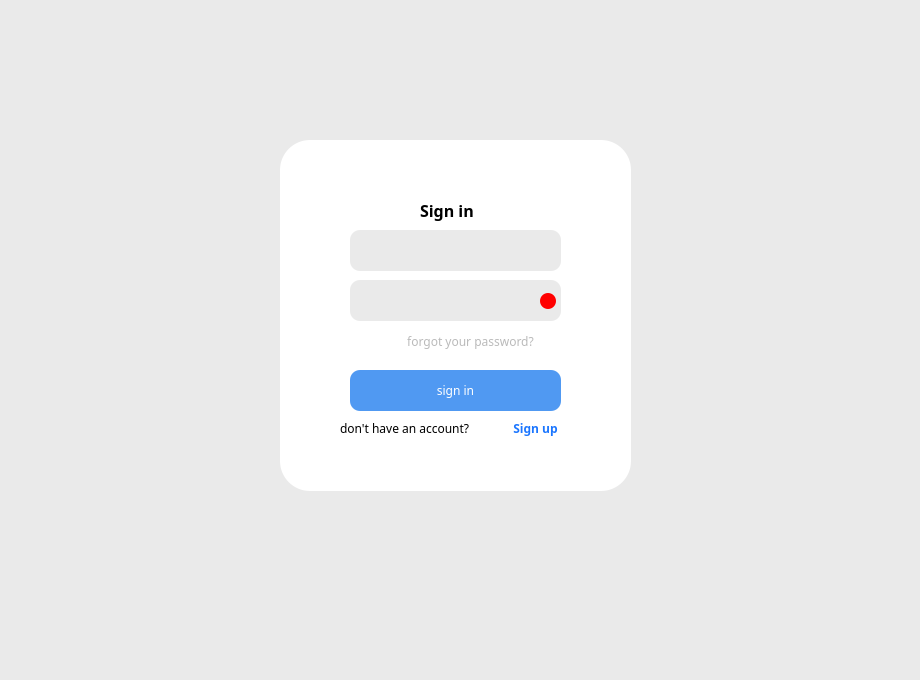
<?xml version="1.0" encoding="UTF-8"?>
<ui version="4.0">
 <class>Dialog</class>
 <widget class="QDialog" name="Dialog">
  <property name="geometry">
   <rect>
    <x>0</x>
    <y>0</y>
    <width>920</width>
    <height>680</height>
   </rect>
  </property>
  <property name="font">
   <font>
    <italic>true</italic>
   </font>
  </property>
  <property name="windowTitle">
   <string>Dialog</string>
  </property>
  <property name="styleSheet">
   <string notr="true">background-color: #EAEAEA;</string>
  </property>
  <widget class="QFrame" name="frame">
   <property name="geometry">
    <rect>
     <x>280</x>
     <y>140</y>
     <width>351</width>
     <height>351</height>
    </rect>
   </property>
   <property name="styleSheet">
    <string notr="true">border-radius: 30px;
background-color: #FFFFFF</string>
   </property>
   <property name="frameShape">
    <enum>QFrame::StyledPanel</enum>
   </property>
   <property name="frameShadow">
    <enum>QFrame::Raised</enum>
   </property>
   <widget class="QLineEdit" name="email">
    <property name="geometry">
     <rect>
      <x>70</x>
      <y>90</y>
      <width>211</width>
      <height>41</height>
     </rect>
    </property>
    <property name="styleSheet">
     <string notr="true">border-radius: 10px;background-color: #EAEAEA;</string>
    </property>
   </widget>
   <widget class="QPushButton" name="logup">
    <property name="geometry">
     <rect>
      <x>210</x>
      <y>280</y>
      <width>91</width>
      <height>16</height>
     </rect>
    </property>
    <property name="font">
     <font>
      <family>Montserrat</family>
      <weight>75</weight>
      <bold>true</bold>
     </font>
    </property>
    <property name="styleSheet">
     <string notr="true">color: #1B76FF</string>
    </property>
    <property name="text">
     <string>Sign up</string>
    </property>
   </widget>
   <widget class="QPushButton" name="login">
    <property name="geometry">
     <rect>
      <x>70</x>
      <y>230</y>
      <width>211</width>
      <height>41</height>
     </rect>
    </property>
    <property name="font">
     <font>
      <family>Montserrat</family>
      <weight>50</weight>
      <bold>false</bold>
     </font>
    </property>
    <property name="toolTipDuration">
     <number>-1</number>
    </property>
    <property name="styleSheet">
     <string notr="true">border-radius: 10px;background-color: #5099F2;color : #FFFFFF</string>
    </property>
    <property name="text">
     <string>sign in</string>
    </property>
   </widget>
   <widget class="QLineEdit" name="pwd">
    <property name="geometry">
     <rect>
      <x>70</x>
      <y>140</y>
      <width>211</width>
      <height>41</height>
     </rect>
    </property>
    <property name="styleSheet">
     <string notr="true">border-radius: 10px;background-color: #EAEAEA</string>
    </property>
   </widget>
   <widget class="QPushButton" name="help">
    <property name="geometry">
     <rect>
      <x>100</x>
      <y>190</y>
      <width>181</width>
      <height>23</height>
     </rect>
    </property>
    <property name="font">
     <font>
      <family>Montserrat</family>
      <weight>50</weight>
      <bold>false</bold>
      <underline>false</underline>
      <strikeout>false</strikeout>
     </font>
    </property>
    <property name="styleSheet">
     <string notr="true">color: #BABABA</string>
    </property>
    <property name="text">
     <string>forgot your password?</string>
    </property>
   </widget>
   <widget class="QLabel" name="label">
    <property name="geometry">
     <rect>
      <x>140</x>
      <y>60</y>
      <width>61</width>
      <height>21</height>
     </rect>
    </property>
    <property name="font">
     <font>
      <family>Montserrat</family>
      <pointsize>12</pointsize>
      <weight>75</weight>
      <bold>true</bold>
     </font>
    </property>
    <property name="text">
     <string>Sign in</string>
    </property>
   </widget>
   <widget class="QLabel" name="label_2">
    <property name="geometry">
     <rect>
      <x>60</x>
      <y>280</y>
      <width>161</width>
      <height>16</height>
     </rect>
    </property>
    <property name="font">
     <font>
      <family>Montserrat</family>
      <weight>50</weight>
      <bold>false</bold>
     </font>
    </property>
    <property name="text">
     <string>don't have an account?</string>
    </property>
   </widget>
   <widget class="QFrame" name="no">
    <property name="geometry">
     <rect>
      <x>260</x>
      <y>153</y>
      <width>16</width>
      <height>16</height>
     </rect>
    </property>
    <property name="styleSheet">
     <string notr="true">background-color: #FF0000;border-radius: 8px;</string>
    </property>
    <property name="frameShape">
     <enum>QFrame::StyledPanel</enum>
    </property>
    <property name="frameShadow">
     <enum>QFrame::Raised</enum>
    </property>
   </widget>
   <zorder>email</zorder>
   <zorder>login</zorder>
   <zorder>logup</zorder>
   <zorder>pwd</zorder>
   <zorder>help</zorder>
   <zorder>label</zorder>
   <zorder>label_2</zorder>
   <zorder>no</zorder>
  </widget>
 </widget>
 <resources/>
 <connections/>
</ui>
